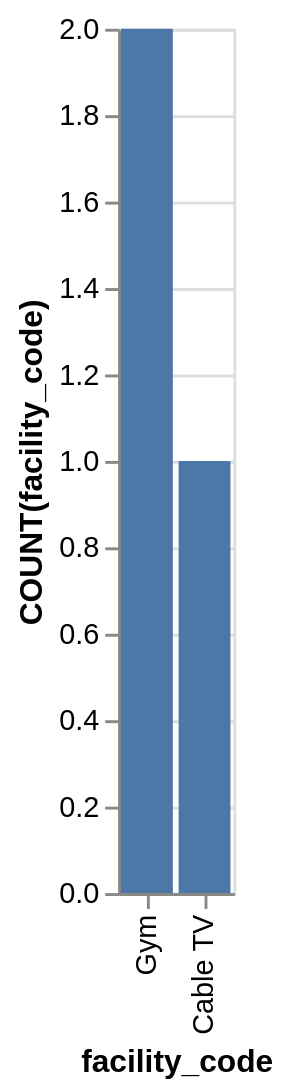

Write the Vega-Lite specification saved for this chart.
### Vega-Lite specification from a JSON file in a GitHub repository (floating-point values rounded to 4 significant figures)
{"data": {"values": [{"x_data": "Gym", "y_data": 2}, {"x_data": "Cable TV", "y_data": 1}]}, "mark": "bar", "encoding": {"x": {"field": "x_data", "type": "nominal", "title": "facility_code", "sort": "descending"}, "y": {"field": "y_data", "type": "quantitative", "title": "COUNT(facility_code)"}}}
